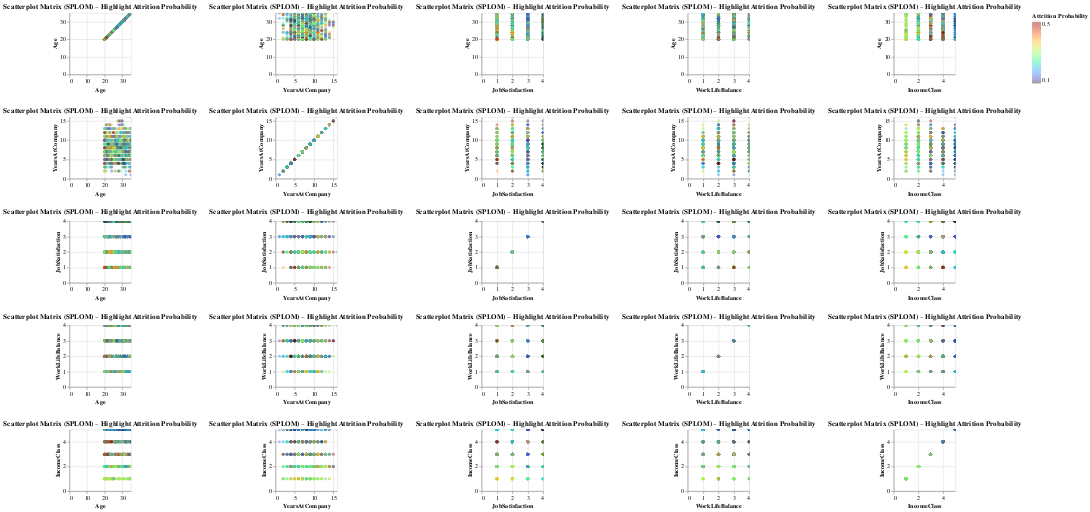

Here is the notebook cell this chart was saved with:
### Code cell
import pandas as pd
import altair as alt

# --- Đọc dữ liệu ---
hr = pd.read_csv("hr_vn_sim.csv")

# --- Chọn các biến ---
cols = ["Age", "YearsAtCompany", "JobSatisfaction", "WorkLifeBalance", "IncomeClass", "Attrition_prob"]
hr = hr[cols].dropna()

# --- Scatterplot Matrix (SPLOM) ---
splom = alt.Chart(hr).mark_point(
    opacity=0.45,       # α-blending nhẹ
    filled=True          # điểm tô màu đặc
).encode(
    alt.X(alt.repeat("column"), type="quantitative"),
    alt.Y(alt.repeat("row"), type="quantitative"),
    color=alt.Color(
        "Attrition_prob:Q",
        scale=alt.Scale(scheme="turbo"),   # 🔥 Thay đổi scheme tại đây ("Plasma", "Inferno", "Spectral", ...)
        legend=alt.Legend(title="Attrition Probability")
    ),
    tooltip=["Age", "YearsAtCompany", "JobSatisfaction", "WorkLifeBalance", "IncomeClass", "Attrition_prob"]
).properties(
    width=110,
    height=110,
    title="Scatterplot Matrix (SPLOM) – Highlight Attrition Probability"
).repeat(
    row=cols[:-1],
    column=cols[:-1]
).interactive()

splom

### Figure 1 — Vega-Lite specification as saved in the notebook (floating-point values rounded to 4 significant figures; data arrays with more than 128 entries replaced by an {"elided": "..."} marker saying what was removed)
{"config": {"view": {"continuousWidth": 300, "continuousHeight": 300}}, "repeat": {"column": ["Age", "YearsAtCompany", "JobSatisfaction", "WorkLifeBalance", "IncomeClass"], "row": ["Age", "YearsAtCompany", "JobSatisfaction", "WorkLifeBalance", "IncomeClass"]}, "spec": {"data": {"name": "data-50ea039f3f78f00880a6ea62aaf710dc"}, "mark": {"type": "point", "filled": true, "opacity": 0.45}, "encoding": {"color": {"field": "Attrition_prob", "legend": {"title": "Attrition Probability"}, "scale": {"scheme": "turbo"}, "type": "quantitative"}, "tooltip": [{"field": "Age", "type": "quantitative"}, {"field": "YearsAtCompany", "type": "quantitative"}, {"field": "JobSatisfaction", "type": "quantitative"}, {"field": "WorkLifeBalance", "type": "quantitative"}, {"field": "IncomeClass", "type": "quantitative"}, {"field": "Attrition_prob", "type": "quantitative"}], "x": {"field": {"repeat": "column"}, "type": "quantitative"}, "y": {"field": {"repeat": "row"}, "type": "quantitative"}}, "height": 110, "name": "view_3", "title": "Scatterplot Matrix (SPLOM) – Highlight Attrition Probability", "width": 110}, "params": [{"name": "param_4", "select": {"type": "interval", "encodings": ["x", "y"]}, "bind": "scales", "views": ["view_3_child__row_Agecolumn_Age", "view_3_child__row_Agecolumn_YearsAtCompany", "view_3_child__row_Agecolumn_JobSatisfaction", "view_3_child__row_Agecolumn_WorkLifeBalance", "view_3_child__row_Agecolumn_IncomeClass", "view_3_child__row_YearsAtCompanycolumn_Age", "view_3_child__row_YearsAtCompanycolumn_YearsAtCompany", "view_3_child__row_YearsAtCompanycolumn_JobSatisfaction", "view_3_child__row_YearsAtCompanycolumn_WorkLifeBalance", "view_3_child__row_YearsAtCompanycolumn_IncomeClass", "view_3_child__row_JobSatisfactioncolumn_Age", "view_3_child__row_JobSatisfactioncolumn_YearsAtCompany", "view_3_child__row_JobSatisfactioncolumn_JobSatisfaction", "view_3_child__row_JobSatisfactioncolumn_WorkLifeBalance", "view_3_child__row_JobSatisfactioncolumn_IncomeClass", "view_3_child__row_WorkLifeBalancecolumn_Age", "view_3_child__row_WorkLifeBalancecolumn_YearsAtCompany", "view_3_child__row_WorkLifeBalancecolumn_JobSatisfaction", "view_3_child__row_WorkLifeBalancecolumn_WorkLifeBalance", "view_3_child__row_WorkLifeBalancecolumn_IncomeClass", "view_3_child__row_IncomeClasscolumn_Age", "view_3_child__row_IncomeClasscolumn_YearsAtCompany", "view_3_child__row_IncomeClasscolumn_JobSatisfaction", "view_3_child__row_IncomeClasscolumn_WorkLifeBalance", "view_3_child__row_IncomeClasscolumn_IncomeClass"]}], "$schema": "https://vega.github.io/schema/vega-lite/v5.20.1.json", "datasets": {"data-50ea039f3f78f00880a6ea62aaf710dc": {"elided": "1000 records"}}}
